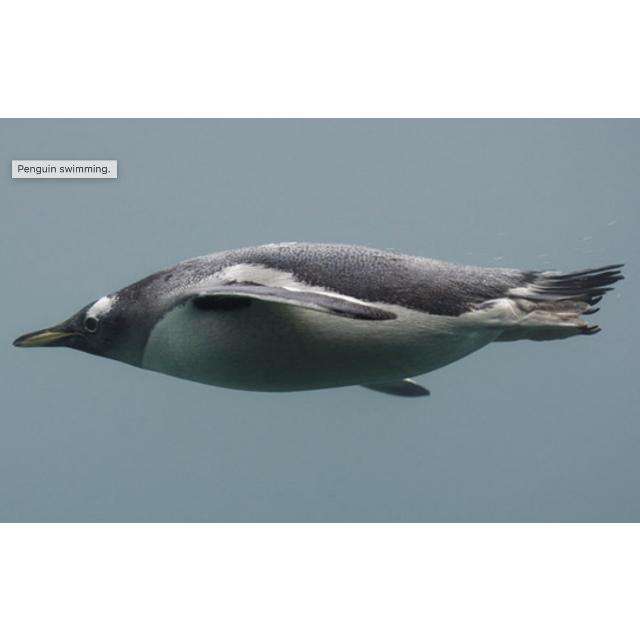
#> input picture CombinedMethods/train/image_id_004.jpg, 640 x 640 px, given as the content of the folder 2/turtleVpenguin.v1i.yolov8_Original-90-deg-aug/train/images, which was not available
$ python augmentingYolov8.py
#> lines starting #> are read from the running program, lines starting #| are printed output that depends on the picture
import os
import cv2
import numpy as np
import time


base_path = "G:/Uni/Year4/Comp9517/Ass2/turtleVpenguin.v1i.yolov8_Original-90-deg-aug/"
dataset_parts = ["train", "valid", "test"]


start_time = time.time()

print("Started")
for part in dataset_parts:
    images_dir = os.path.join(base_path, part, "images")
    labels_dir = os.path.join(base_path, part, "labels")

    for filename in os.listdir(images_dir):
        if filename.endswith(".jpg"):
            img_path = os.path.join(images_dir, filename)
            img = cv2.imread(img_path)
#> img is the input picture: shape (640, 640, 3); mean B, G, R 183.5, 179.1, 169.7
            img_rotated = cv2.rotate(img, cv2.ROTATE_90_CLOCKWISE)
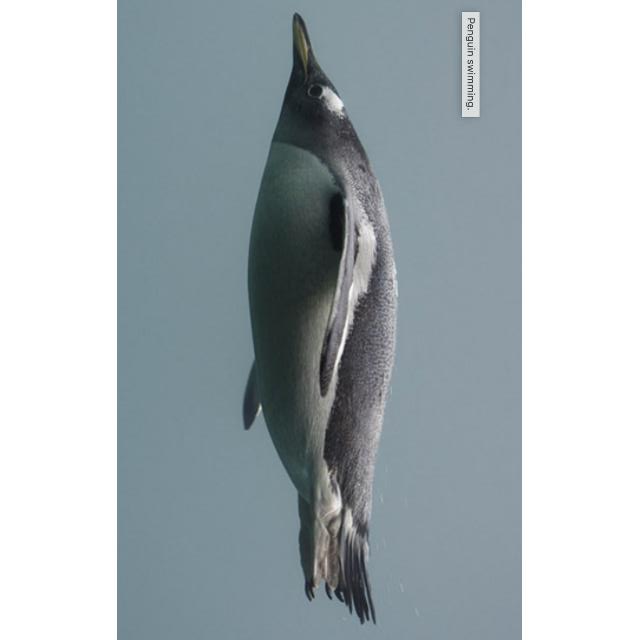
#> img_rotated: shape (640, 640, 3); mean B, G, R 183.5, 179.1, 169.7
            cv2.imwrite(img_path.replace(".jpg", "_rot90.jpg"), img_rotated)

            label_path = os.path.join(labels_dir, filename.replace(".jpg", ".txt"))
#> (the run stopped early here; a loop or call above may not have finished)

$ run again, on CombinedMethods/train/image_id_028.jpg
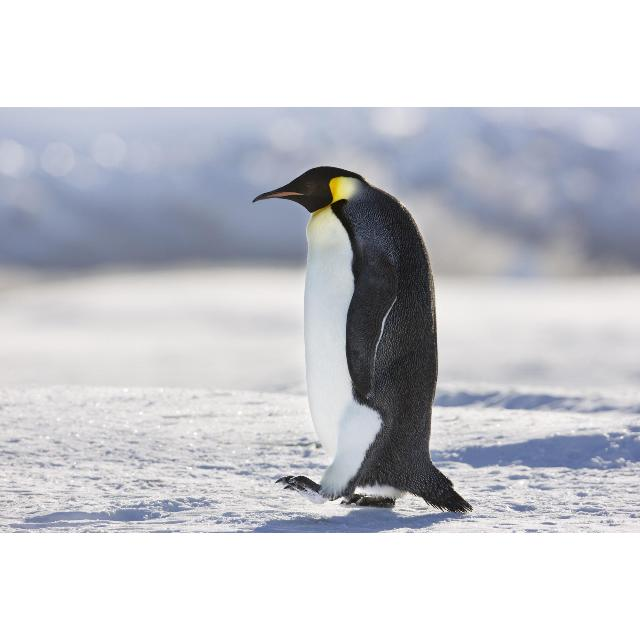
#> input picture CombinedMethods/train/image_id_028.jpg, 640 x 640 px, given as the content of the folder 2/turtleVpenguin.v1i.yolov8_Original-90-deg-aug/train/images, which was not available
#> img is the input picture: shape (640, 640, 3); mean B, G, R 208.2, 202.4, 200.8
#> `img_rotated = cv2.rotate(img, cv2.ROTATE_90_CLOCKWISE)`:
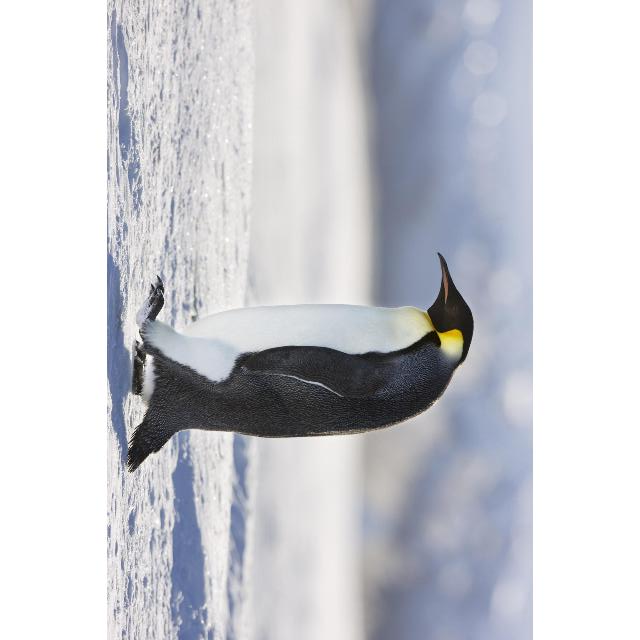
#> img_rotated: shape (640, 640, 3); mean B, G, R 208.2, 202.4, 200.8

$ run again, on CombinedMethods/train/image_id_029.jpg
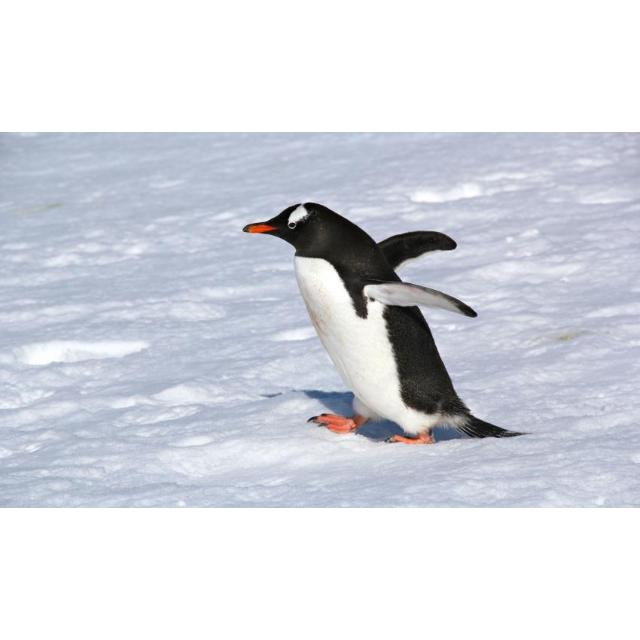
#> input picture CombinedMethods/train/image_id_029.jpg, 640 x 640 px, given as the content of the folder 2/turtleVpenguin.v1i.yolov8_Original-90-deg-aug/train/images, which was not available
#> img is the input picture: shape (640, 640, 3); mean B, G, R 224.6, 216.9, 214.1
#> `img_rotated = cv2.rotate(img, cv2.ROTATE_90_CLOCKWISE)`:
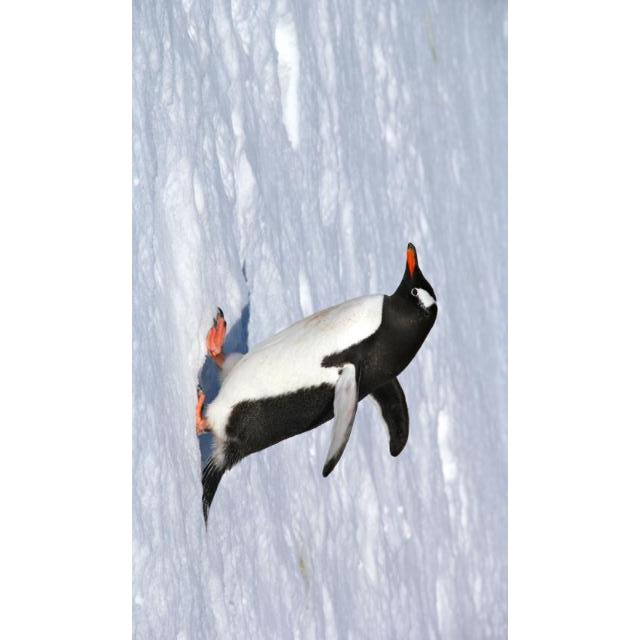
#> img_rotated: shape (640, 640, 3); mean B, G, R 224.6, 216.9, 214.1

$ run again, on CombinedMethods/train/image_id_034.jpg
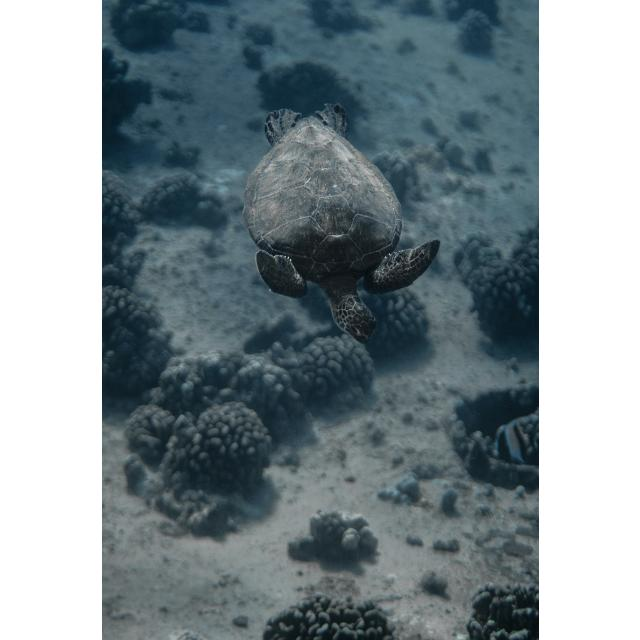
#> input picture CombinedMethods/train/image_id_034.jpg, 640 x 640 px, given as the content of the folder 2/turtleVpenguin.v1i.yolov8_Original-90-deg-aug/train/images, which was not available
#> img is the input picture: shape (640, 640, 3); mean B, G, R 145.6, 140.7, 127.6
#> `img_rotated = cv2.rotate(img, cv2.ROTATE_90_CLOCKWISE)`:
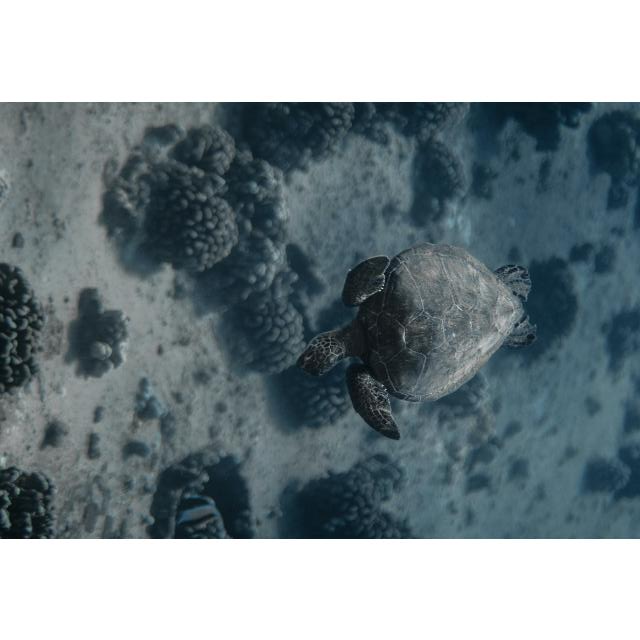
#> img_rotated: shape (640, 640, 3); mean B, G, R 145.6, 140.7, 127.6
